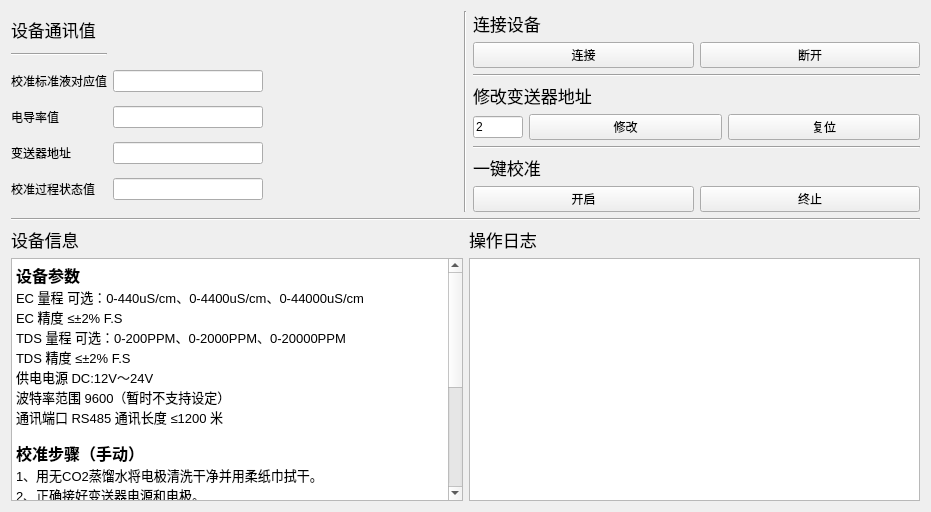
<?xml version="1.0" encoding="UTF-8"?>
<ui version="4.0">
 <class>Form</class>
 <widget class="QWidget" name="Form">
  <property name="geometry">
   <rect>
    <x>0</x>
    <y>0</y>
    <width>931</width>
    <height>512</height>
   </rect>
  </property>
  <property name="windowTitle">
   <string>Form</string>
  </property>
  <layout class="QVBoxLayout" name="verticalLayout_8">
   <item>
    <layout class="QHBoxLayout" name="horizontalLayout_6">
     <item>
      <layout class="QHBoxLayout" name="horizontalLayout_4">
       <item>
        <layout class="QGridLayout" name="gridLayout">
         <item row="3" column="1">
          <widget class="QLineEdit" name="LineEdit_2">
           <property name="maximumSize">
            <size>
             <width>150</width>
             <height>16777215</height>
            </size>
           </property>
           <property name="readOnly">
            <bool>true</bool>
           </property>
          </widget>
         </item>
         <item row="2" column="2">
          <spacer name="horizontalSpacer">
           <property name="orientation">
            <enum>Qt::Horizontal</enum>
           </property>
           <property name="sizeHint" stdset="0">
            <size>
             <width>40</width>
             <height>20</height>
            </size>
           </property>
          </spacer>
         </item>
         <item row="5" column="0">
          <widget class="QLabel" name="Label_4">
           <property name="text">
            <string>校准过程状态值</string>
           </property>
          </widget>
         </item>
         <item row="3" column="0">
          <widget class="QLabel" name="Label_2">
           <property name="text">
            <string>电导率值</string>
           </property>
          </widget>
         </item>
         <item row="2" column="1">
          <widget class="QLineEdit" name="LineEdit">
           <property name="maximumSize">
            <size>
             <width>150</width>
             <height>16777215</height>
            </size>
           </property>
           <property name="readOnly">
            <bool>true</bool>
           </property>
          </widget>
         </item>
         <item row="0" column="0">
          <widget class="QLabel" name="label_3">
           <property name="enabled">
            <bool>true</bool>
           </property>
           <property name="maximumSize">
            <size>
             <width>16777215</width>
             <height>20</height>
            </size>
           </property>
           <property name="font">
            <font>
             <family>Arial</family>
             <pointsize>13</pointsize>
            </font>
           </property>
           <property name="text">
            <string>设备通讯值</string>
           </property>
          </widget>
         </item>
         <item row="4" column="0">
          <widget class="QLabel" name="Label_3">
           <property name="text">
            <string>变送器地址</string>
           </property>
          </widget>
         </item>
         <item row="2" column="0">
          <widget class="QLabel" name="Label">
           <property name="text">
            <string>校准标准液对应值</string>
           </property>
          </widget>
         </item>
         <item row="4" column="1">
          <widget class="QLineEdit" name="LineEdit_3">
           <property name="maximumSize">
            <size>
             <width>150</width>
             <height>16777215</height>
            </size>
           </property>
           <property name="readOnly">
            <bool>true</bool>
           </property>
          </widget>
         </item>
         <item row="5" column="1">
          <widget class="QLineEdit" name="LineEdit_4">
           <property name="maximumSize">
            <size>
             <width>150</width>
             <height>16777215</height>
            </size>
           </property>
           <property name="readOnly">
            <bool>true</bool>
           </property>
          </widget>
         </item>
         <item row="1" column="0">
          <widget class="Line" name="line_4">
           <property name="orientation">
            <enum>Qt::Horizontal</enum>
           </property>
          </widget>
         </item>
        </layout>
       </item>
       <item>
        <widget class="Line" name="line">
         <property name="orientation">
          <enum>Qt::Vertical</enum>
         </property>
        </widget>
       </item>
       <item>
        <layout class="QVBoxLayout" name="verticalLayout_5">
         <item>
          <layout class="QVBoxLayout" name="verticalLayout">
           <item>
            <layout class="QVBoxLayout" name="verticalLayout_3">
             <item>
              <widget class="QLabel" name="label_2">
               <property name="font">
                <font>
                 <family>Arial</family>
                 <pointsize>13</pointsize>
                </font>
               </property>
               <property name="text">
                <string>连接设备</string>
               </property>
              </widget>
             </item>
             <item>
              <layout class="QHBoxLayout" name="horizontalLayout">
               <item>
                <widget class="QPushButton" name="con">
                 <property name="text">
                  <string>连接</string>
                 </property>
                </widget>
               </item>
               <item>
                <widget class="QPushButton" name="uncon">
                 <property name="text">
                  <string>断开</string>
                 </property>
                </widget>
               </item>
              </layout>
             </item>
            </layout>
           </item>
           <item>
            <widget class="Line" name="line_5">
             <property name="orientation">
              <enum>Qt::Horizontal</enum>
             </property>
            </widget>
           </item>
           <item>
            <widget class="QLabel" name="label">
             <property name="font">
              <font>
               <family>Arial</family>
               <pointsize>13</pointsize>
              </font>
             </property>
             <property name="text">
              <string>修改变送器地址</string>
             </property>
            </widget>
           </item>
          </layout>
         </item>
         <item>
          <layout class="QHBoxLayout" name="horizontalLayout_3">
           <item>
            <widget class="QLineEdit" name="lineEdit">
             <property name="maximumSize">
              <size>
               <width>50</width>
               <height>16777215</height>
              </size>
             </property>
             <property name="text">
              <string>2</string>
             </property>
            </widget>
           </item>
           <item>
            <widget class="QPushButton" name="pushButton">
             <property name="text">
              <string>修改</string>
             </property>
            </widget>
           </item>
           <item>
            <widget class="QPushButton" name="pushButton_2">
             <property name="text">
              <string>复位</string>
             </property>
            </widget>
           </item>
          </layout>
         </item>
         <item>
          <layout class="QVBoxLayout" name="verticalLayout_4">
           <item>
            <layout class="QVBoxLayout" name="verticalLayout_2">
             <item>
              <widget class="Line" name="line_3">
               <property name="orientation">
                <enum>Qt::Horizontal</enum>
               </property>
              </widget>
             </item>
             <item>
              <widget class="QLabel" name="label_4">
               <property name="font">
                <font>
                 <family>Arial</family>
                 <pointsize>13</pointsize>
                </font>
               </property>
               <property name="text">
                <string>一键校准</string>
               </property>
              </widget>
             </item>
             <item>
              <layout class="QHBoxLayout" name="horizontalLayout_2">
               <item>
                <widget class="QPushButton" name="pushButton_4">
                 <property name="maximumSize">
                  <size>
                   <width>9999999</width>
                   <height>16777215</height>
                  </size>
                 </property>
                 <property name="text">
                  <string>开启</string>
                 </property>
                </widget>
               </item>
               <item>
                <widget class="QPushButton" name="pushButton_3">
                 <property name="maximumSize">
                  <size>
                   <width>9999999</width>
                   <height>16777215</height>
                  </size>
                 </property>
                 <property name="text">
                  <string>终止</string>
                 </property>
                </widget>
               </item>
              </layout>
             </item>
            </layout>
           </item>
          </layout>
         </item>
        </layout>
       </item>
      </layout>
     </item>
    </layout>
   </item>
   <item>
    <widget class="Line" name="line_2">
     <property name="orientation">
      <enum>Qt::Horizontal</enum>
     </property>
    </widget>
   </item>
   <item>
    <layout class="QHBoxLayout" name="horizontalLayout_5">
     <item>
      <layout class="QVBoxLayout" name="verticalLayout_6">
       <item>
        <widget class="QLabel" name="label_6">
         <property name="font">
          <font>
           <family>Arial</family>
           <pointsize>13</pointsize>
          </font>
         </property>
         <property name="text">
          <string>设备信息</string>
         </property>
        </widget>
       </item>
       <item>
        <widget class="QTextBrowser" name="textBrowser_2">
         <property name="html">
          <string>&lt;!DOCTYPE HTML PUBLIC &quot;-//W3C//DTD HTML 4.0//EN&quot; &quot;http://www.w3.org/TR/REC-html40/strict.dtd&quot;&gt;
&lt;html&gt;&lt;head&gt;&lt;meta name=&quot;qrichtext&quot; content=&quot;1&quot; /&gt;&lt;style type=&quot;text/css&quot;&gt;
p, li { white-space: pre-wrap; }
&lt;/style&gt;&lt;/head&gt;&lt;body style=&quot; font-family:'SimSun'; font-size:9pt; font-weight:400; font-style:normal;&quot;&gt;
&lt;p style=&quot; margin-top:0px; margin-bottom:0px; margin-left:0px; margin-right:0px; -qt-block-indent:0; text-indent:0px;&quot;&gt;&lt;span style=&quot; font-size:12pt; font-weight:600; color:#000000;&quot;&gt;设备参数&lt;/span&gt;&lt;/p&gt;
&lt;p style=&quot; margin-top:0px; margin-bottom:0px; margin-left:0px; margin-right:0px; -qt-block-indent:0; text-indent:0px;&quot;&gt;&lt;span style=&quot; font-size:10pt;&quot;&gt;EC 量程 可选：0-440uS/cm、0-4400uS/cm、0-44000uS/cm &lt;/span&gt;&lt;/p&gt;
&lt;p style=&quot; margin-top:0px; margin-bottom:0px; margin-left:0px; margin-right:0px; -qt-block-indent:0; text-indent:0px;&quot;&gt;&lt;span style=&quot; font-size:10pt;&quot;&gt;EC 精度 ≤±2% F.S &lt;/span&gt;&lt;/p&gt;
&lt;p style=&quot; margin-top:0px; margin-bottom:0px; margin-left:0px; margin-right:0px; -qt-block-indent:0; text-indent:0px;&quot;&gt;&lt;span style=&quot; font-size:10pt;&quot;&gt;TDS 量程 可选：0-200PPM、0-2000PPM、0-20000PPM &lt;/span&gt;&lt;/p&gt;
&lt;p style=&quot; margin-top:0px; margin-bottom:0px; margin-left:0px; margin-right:0px; -qt-block-indent:0; text-indent:0px;&quot;&gt;&lt;span style=&quot; font-size:10pt;&quot;&gt;TDS 精度 ≤±2% F.S &lt;/span&gt;&lt;/p&gt;
&lt;p style=&quot; margin-top:0px; margin-bottom:0px; margin-left:0px; margin-right:0px; -qt-block-indent:0; text-indent:0px;&quot;&gt;&lt;span style=&quot; font-size:10pt;&quot;&gt;供电电源 DC:12V～24V &lt;/span&gt;&lt;/p&gt;
&lt;p style=&quot; margin-top:0px; margin-bottom:0px; margin-left:0px; margin-right:0px; -qt-block-indent:0; text-indent:0px;&quot;&gt;&lt;span style=&quot; font-size:10pt;&quot;&gt;波特率范围 9600（暂时不支持设定） &lt;/span&gt;&lt;/p&gt;
&lt;p style=&quot; margin-top:0px; margin-bottom:0px; margin-left:0px; margin-right:0px; -qt-block-indent:0; text-indent:0px;&quot;&gt;&lt;span style=&quot; font-size:10pt;&quot;&gt;通讯端口 RS485 通讯长度 ≤1200 米 &lt;/span&gt;&lt;/p&gt;
&lt;p style=&quot;-qt-paragraph-type:empty; margin-top:0px; margin-bottom:0px; margin-left:0px; margin-right:0px; -qt-block-indent:0; text-indent:0px;&quot;&gt;&lt;br /&gt;&lt;/p&gt;
&lt;p style=&quot; margin-top:0px; margin-bottom:0px; margin-left:0px; margin-right:0px; -qt-block-indent:0; text-indent:0px;&quot;&gt;&lt;span style=&quot; font-size:12pt; font-weight:600; color:#000000;&quot;&gt;校准步骤（手动）&lt;/span&gt;&lt;/p&gt;
&lt;p style=&quot; margin-top:0px; margin-bottom:0px; margin-left:0px; margin-right:0px; -qt-block-indent:0; text-indent:0px;&quot;&gt;&lt;span style=&quot; font-size:10pt;&quot;&gt;1、用无CO2蒸馏水将电极清洗干净并用柔纸巾拭干。 &lt;/span&gt;&lt;/p&gt;
&lt;p style=&quot; margin-top:0px; margin-bottom:0px; margin-left:0px; margin-right:0px; -qt-block-indent:0; text-indent:0px;&quot;&gt;&lt;span style=&quot; font-size:10pt;&quot;&gt;2、正确接好变送器电源和电极。 &lt;/span&gt;&lt;/p&gt;
&lt;p style=&quot; margin-top:0px; margin-bottom:0px; margin-left:0px; margin-right:0px; -qt-block-indent:0; text-indent:0px;&quot;&gt;&lt;span style=&quot; font-size:10pt;&quot;&gt;3、长按校准按键直到校准指示灯亮黄色，然后松开按键。 &lt;/span&gt;&lt;/p&gt;
&lt;p style=&quot; margin-top:0px; margin-bottom:0px; margin-left:0px; margin-right:0px; -qt-block-indent:0; text-indent:0px;&quot;&gt;&lt;span style=&quot; font-size:10pt;&quot;&gt;4、快速按压校准按键两次直到校准指示灯红色闪烁，此时变送器进入零点校准过程中 （此过程时长为30秒），校准完后校准指示灯红色常亮。 &lt;/span&gt;&lt;/p&gt;
&lt;p style=&quot; margin-top:0px; margin-bottom:0px; margin-left:0px; margin-right:0px; -qt-block-indent:0; text-indent:0px;&quot;&gt;&lt;span style=&quot; font-size:10pt;&quot;&gt;5、校准指示灯红色常亮后将电极浸入到准备好的标准液中，不同量程和对应标准液如下： 0-440uS量程对应标准液： 146.5uS/cm 0-4400uS和0-2000ppm量程对应标准液：1413uS/cm 0-44000uS量程对应标准液：12.88mS/cm &lt;/span&gt;&lt;/p&gt;
&lt;p style=&quot; margin-top:0px; margin-bottom:0px; margin-left:0px; margin-right:0px; -qt-block-indent:0; text-indent:0px;&quot;&gt;&lt;span style=&quot; font-size:10pt;&quot;&gt;6、快速按压校准按键一次此时校准指示灯绿色闪烁，变送器进入校准标准点过程中 （此过程时长为30秒），校准完后校准指示灯绿色常亮20秒，然后黄色闪烁20秒提示即 将进行校准数据保存。 &lt;/span&gt;&lt;/p&gt;&lt;/body&gt;&lt;/html&gt;</string>
         </property>
        </widget>
       </item>
      </layout>
     </item>
     <item>
      <layout class="QVBoxLayout" name="verticalLayout_7">
       <item>
        <widget class="QLabel" name="label_5">
         <property name="font">
          <font>
           <family>Arial</family>
           <pointsize>13</pointsize>
          </font>
         </property>
         <property name="text">
          <string>操作日志</string>
         </property>
        </widget>
       </item>
       <item>
        <widget class="QTextBrowser" name="textBrowser">
         <property name="font">
          <font>
           <weight>50</weight>
           <bold>false</bold>
           <kerning>false</kerning>
          </font>
         </property>
         <property name="html">
          <string>&lt;!DOCTYPE HTML PUBLIC &quot;-//W3C//DTD HTML 4.0//EN&quot; &quot;http://www.w3.org/TR/REC-html40/strict.dtd&quot;&gt;
&lt;html&gt;&lt;head&gt;&lt;meta name=&quot;qrichtext&quot; content=&quot;1&quot; /&gt;&lt;style type=&quot;text/css&quot;&gt;
p, li { white-space: pre-wrap; }
&lt;/style&gt;&lt;/head&gt;&lt;body style=&quot; font-family:'SimSun'; font-size:9pt; font-weight:400; font-style:normal;&quot;&gt;
&lt;p style=&quot;-qt-paragraph-type:empty; margin-top:0px; margin-bottom:0px; margin-left:0px; margin-right:0px; -qt-block-indent:0; text-indent:0px;&quot;&gt;&lt;br /&gt;&lt;/p&gt;&lt;/body&gt;&lt;/html&gt;</string>
         </property>
        </widget>
       </item>
      </layout>
     </item>
    </layout>
   </item>
  </layout>
 </widget>
 <resources/>
 <connections/>
</ui>
